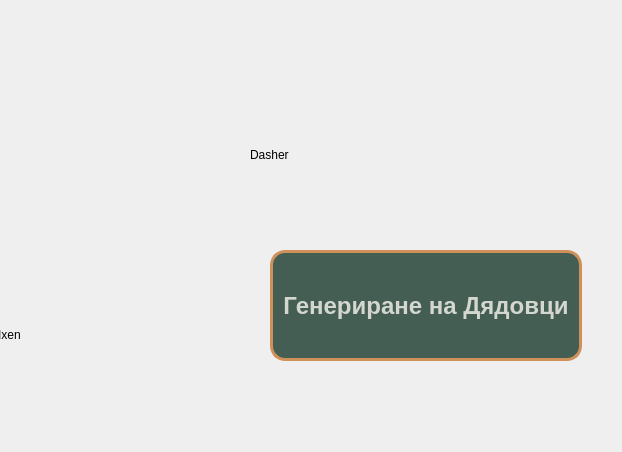
<?xml version="1.0" encoding="UTF-8"?>
<ui version="4.0">
 <class>MainWindow</class>
 <widget class="QMainWindow" name="MainWindow">
  <property name="geometry">
   <rect>
    <x>0</x>
    <y>0</y>
    <width>622</width>
    <height>452</height>
   </rect>
  </property>
  <property name="sizePolicy">
   <sizepolicy hsizetype="Fixed" vsizetype="Fixed">
    <horstretch>0</horstretch>
    <verstretch>0</verstretch>
   </sizepolicy>
  </property>
  <property name="windowTitle">
   <string>MainWindow</string>
  </property>
  <property name="styleSheet">
   <string notr="true"/>
  </property>
  <widget class="QWidget" name="buttonWidget">
   <property name="autoFillBackground">
    <bool>true</bool>
   </property>
   <property name="styleSheet">
    <string notr="true"/>
   </property>
   <widget class="QPushButton" name="btnChooseSanta">
    <property name="geometry">
     <rect>
      <x>270</x>
      <y>250</y>
      <width>312</width>
      <height>111</height>
     </rect>
    </property>
    <property name="autoFillBackground">
     <bool>false</bool>
    </property>
    <property name="styleSheet">
     <string notr="true">background-color: rgb(69, 94, 84);
border-width: 3px;
border-style:solid;
border-radius: 15px;
border-color: rgb(207, 144, 90);
font: bold 24px;
min-width: 10em;
padding: 6px;
color: rgb(211, 215, 207);</string>
    </property>
    <property name="text">
     <string>Генериране на Дядовци</string>
    </property>
   </widget>
   <widget class="QLabel" name="lblDasher">
    <property name="geometry">
     <rect>
      <x>250</x>
      <y>30</y>
      <width>350</width>
      <height>250</height>
     </rect>
    </property>
    <property name="sizePolicy">
     <sizepolicy hsizetype="Fixed" vsizetype="Fixed">
      <horstretch>0</horstretch>
      <verstretch>0</verstretch>
     </sizepolicy>
    </property>
    <property name="styleSheet">
     <string notr="true"/>
    </property>
    <property name="text">
     <string>Dasher</string>
    </property>
   </widget>
   <widget class="QLabel" name="lblVixen">
    <property name="geometry">
     <rect>
      <x>-10</x>
      <y>210</y>
      <width>350</width>
      <height>250</height>
     </rect>
    </property>
    <property name="sizePolicy">
     <sizepolicy hsizetype="Fixed" vsizetype="Fixed">
      <horstretch>0</horstretch>
      <verstretch>0</verstretch>
     </sizepolicy>
    </property>
    <property name="styleSheet">
     <string notr="true"/>
    </property>
    <property name="text">
     <string>VIxen</string>
    </property>
   </widget>
   <widget class="QLabel" name="Background">
    <property name="geometry">
     <rect>
      <x>0</x>
      <y>0</y>
      <width>641</width>
      <height>461</height>
     </rect>
    </property>
    <property name="styleSheet">
     <string notr="true">background-image: url(./bg.jpg);
background-repeat: repeat-xy;
background-size: 50%;</string>
    </property>
    <property name="text">
     <string/>
    </property>
   </widget>
   <zorder>Background</zorder>
   <zorder>lblVixen</zorder>
   <zorder>btnChooseSanta</zorder>
   <zorder>lblDasher</zorder>
  </widget>
 </widget>
 <resources/>
 <connections/>
</ui>
